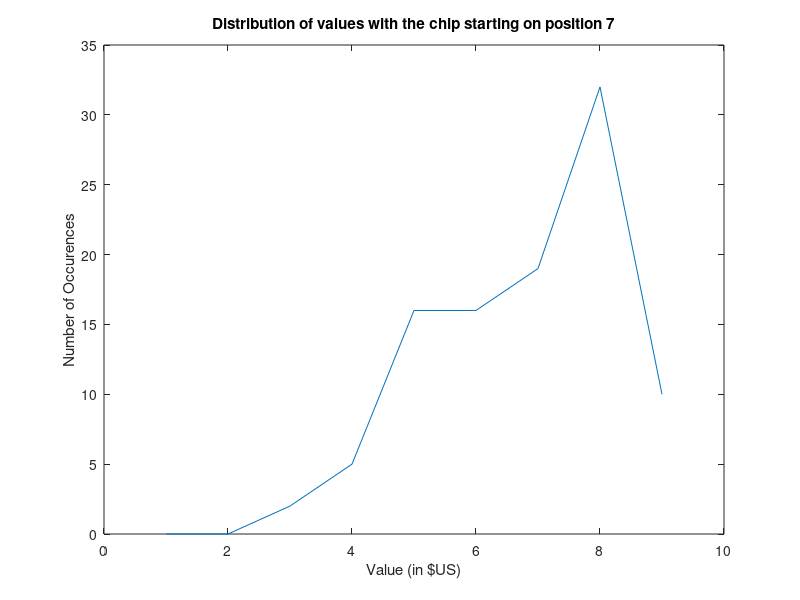

Here is the MATLAB script that generated this plot: (Note: this script raises an error after producing the figure.)
%%%%%%%%%%%%%%%%%%%%%%%%%%%%%%%%%%%%%%%%%%%%%%
% MATH 4080 Final Exam
% Plinko (Bean Machine) Simulation e)) In this simulation only one wall is not
% reflective. If the chip hits this wall it is out of play.
% Francisco Javier Carrera Arias
% 12/01/2017
%%%%%%%%%%%%%%%%%%%%%%%%%%%%%%%%%%%%%%%%%%%%

clear;
clc;

% Step 1: Generate a Plinko board as a cell array
a = [0,0,0,0,0,0,0,0,0];
b = [0,0,0,0,0,0,0,0];
c = [0,0,0,0,0,0,0,0,0];
d = [0,0,0,0,0,0,0,0];
e = [0,0,0,0,0,0,0,0,0];
f = [0,0,0,0,0,0,0,0];
g = [0,0,0,0,0,0,0,0,0];
h = [0,0,0,0,0,0,0,0];
i = [0,0,0,0,0,0,0,0,0];
j = [0,0,0,0,0,0,0,0];
k = [0,0,0,0,0,0,0,0,0];
l = [0,0,0,0,0,0,0,0];
bins = [0,0,0,0,0,0,0,0,0];
cell = {a,b,c,d,e,f,g,h,i,j,k,l,bins};
cellCopy = cell;
counter = [0,0,0,0,0,0,0,0,0];
valueVec = [100,500,1000,0,10000,0,1000,500,100];

%% Plinko Chip flow loop
rng(1)
initLoc = 7; % Set the Initial Location of the chip (Change from 1:9 to see the different distributions)
for k = 1:100
    cell = cellCopy;
    location = initLoc;
    cell{1}(location) = 1; % Chip starts at the fifth location (the middle)
    for i = 2:13
        if mod(i-1,2) ~= 0 && location == 1
            cell{i}(location) = 0;
            location = 0;
            break;  % In this simulation, only the left wall is an absorbing wall
        elseif mod(i-1,2) ~= 0 && location == 9
            cell{i}(location-1) = 1;
        end
        if mod(i-1,2) ~= 0 && location ~= 1 && location ~= 9
            cell{i}(location) = binornd(1,0.5);
            cell{i}(location-1) = binornd(1,0.5);
            while cell{i}(location) == 0 && cell{i}(location-1) == 0 || cell{i}(location) == 1 && cell{i}(location-1) == 1
                  cell{i}(location) = binornd(1,0.5);
                  cell{i}(location-1) = binornd(1,0.5);
            end
        end
        if mod(i-1,2) == 0
            cell{i}(location) = binornd(1,0.5);
            cell{i}(location+1) = binornd(1,0.5);
            while cell{i}(location) == 0 && cell{i}(location+1) == 0 || cell{i}(location) == 1 && cell{i}(location+1) == 1
                  cell{i}(location) = binornd(1,0.5);
                  cell{i}(location+1) = binornd(1,0.5);
            end
        end
        location = find(cell{i},1);
    end
   if location == 0
            counter = counter + 0;
   elseif initLoc == 1
       counter(1) = 0;
   elseif location ~= 0
       counter(location) = counter(location) + 1;
   end
end

disp(counter)

%% Plot the Distribution
plot(counter);
str = sprintf('Distribution of values with the chip starting on position %d',initLoc);
title(str);
xlabel('Value (in $US)')
ylabel('Number of Occurences')
xticklabels(string(valueVec))

%% Mean winnings and standard deviation based on initial positioning of the chip
Avg = mean(counter.*valueVec);
Sd = std(counter.*valueVec);
fprintf('The average winnings from position %d is $%.2f. The standard deviation is $%.2f\n',initLoc, Avg,Sd)